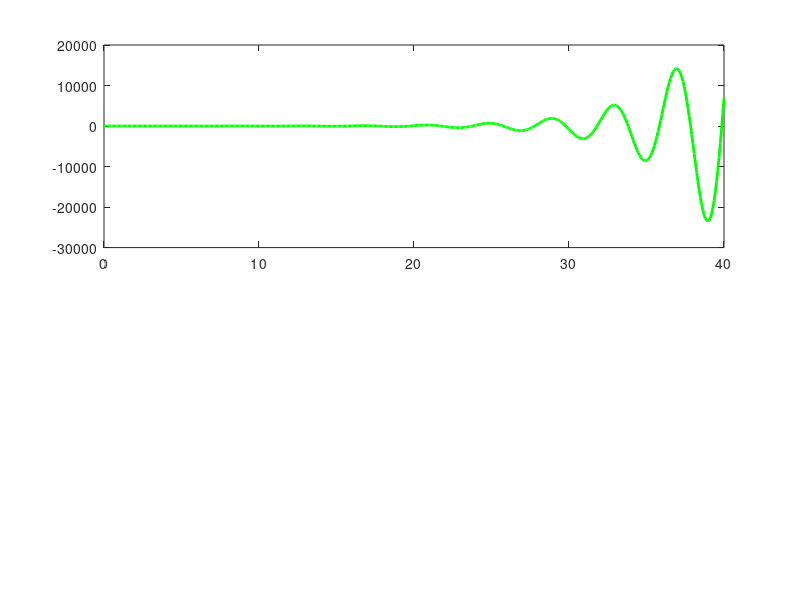

Write the MATLAB code that produced this figure. (Note: this script raises an error after producing the figure.)
A = [1, 1; -3, -0.5];
B = [0; 2];
C = [0, 1];
D = 0;
X0 = [0; 0];
t1 = 0;
t2 = 40;
M = 500;

sys = ss(A, B, C, D);

t = linspace(t1, t2, M);

u = ones(size(t));
[y, t, x] = lsim(sys, u, t, X0);

y_mean = mean(y);
y_max = max(y);
y_min = min(y);

subplot(2,1,1);
plot(t, y, 'g-', 'LineWidth', 2, 'DisplayName', 'y'); hold on;
yline(y_mean, 'g--', 'LineWidth', 2, 'Label', sprintf('Среднее: %.4f', y_mean));
yline(y_max, 'r--', 'LineWidth', 2, 'Label', sprintf('Максимум: %.4f', y_max));
yline(y_min, 'b--', 'LineWidth', 2, 'Label', sprintf('Минимум: %.4f', y_min));
xlabel('t');
ylabel('y(t)');
title('Выход системы');
grid on;

subplot(2,1,2);
plot(t, x(:,1), 'r-', 'LineWidth', 2, 'DisplayName', 'x1'); 
hold on;
plot(t, x(:,2), 'g-', 'LineWidth', 2, 'DisplayName', 'x2');
xlabel('t');
ylabel('x(t)');
title('Состояния системы');
grid on;

x1_range = linspace(min(x(:,1)), max(x(:,1)), 20);
x2_range = linspace(min(x(:,2)), max(x(:,2)), 20);
[X1, X2] = meshgrid(x1_range, x2_range);
U_vec = ones(size(X1));
dX1dt = zeros(size(X1));
dX2dt = zeros(size(X2));
for i = 1:numel(X1)
    dx = A * [X1(i); X2(i)] + B * U_vec(i);
    dX1dt(i) = dx(1);
    dX2dt(i) = dx(2);
end

L = sqrt(dX1dt.^2 + dX2dt.^2);
L(L == 0) = 1;
dX1dt_norm = dX1dt ./ L;
dX2dt_norm = dX2dt ./ L;

figure;
quiver(X1, X2, dX1dt_norm, dX2dt_norm, 0.5, 'b', 'LineWidth', 1);
hold on;
plot(x(:,1), x(:,2), 'g-', 'LineWidth', 2.5);
xlabel('x_1(t)');
ylabel('x_2(t)');
title('Фазовый портрет');
grid on;